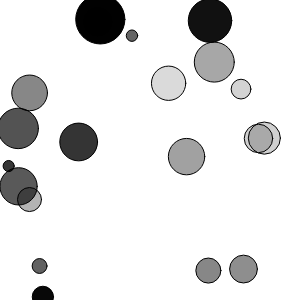
Frame 1 (no input)
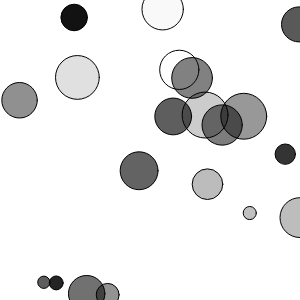
Frame 2 (the mouse pressed at the canvas centre, redrawn once)

The p5.js sketch that drew these frames (run headless with seeded random() and noise() and a simulated clock; the mouse was pressed at the canvas centre and the sketch redrawn once):

// p5.js sketch
// ── sketch.js
function setup() {
  createCanvas(300, 300); // 9 cm x 9 cm at 100 DPI is about 354 x 354 pixels
  noLoop(); // Prevents continuous drawing
}

function draw() {
  background(255); // White background
  for (let i = 0; i < 20; i++) { // 20 random circles
    let x = random(width);
    let y = random(height);
    let size = random(10, 50); // Random circle size
    fill(0, random(255)); // Black fill with random alpha
    ellipse(x, y, size);
  }
}
